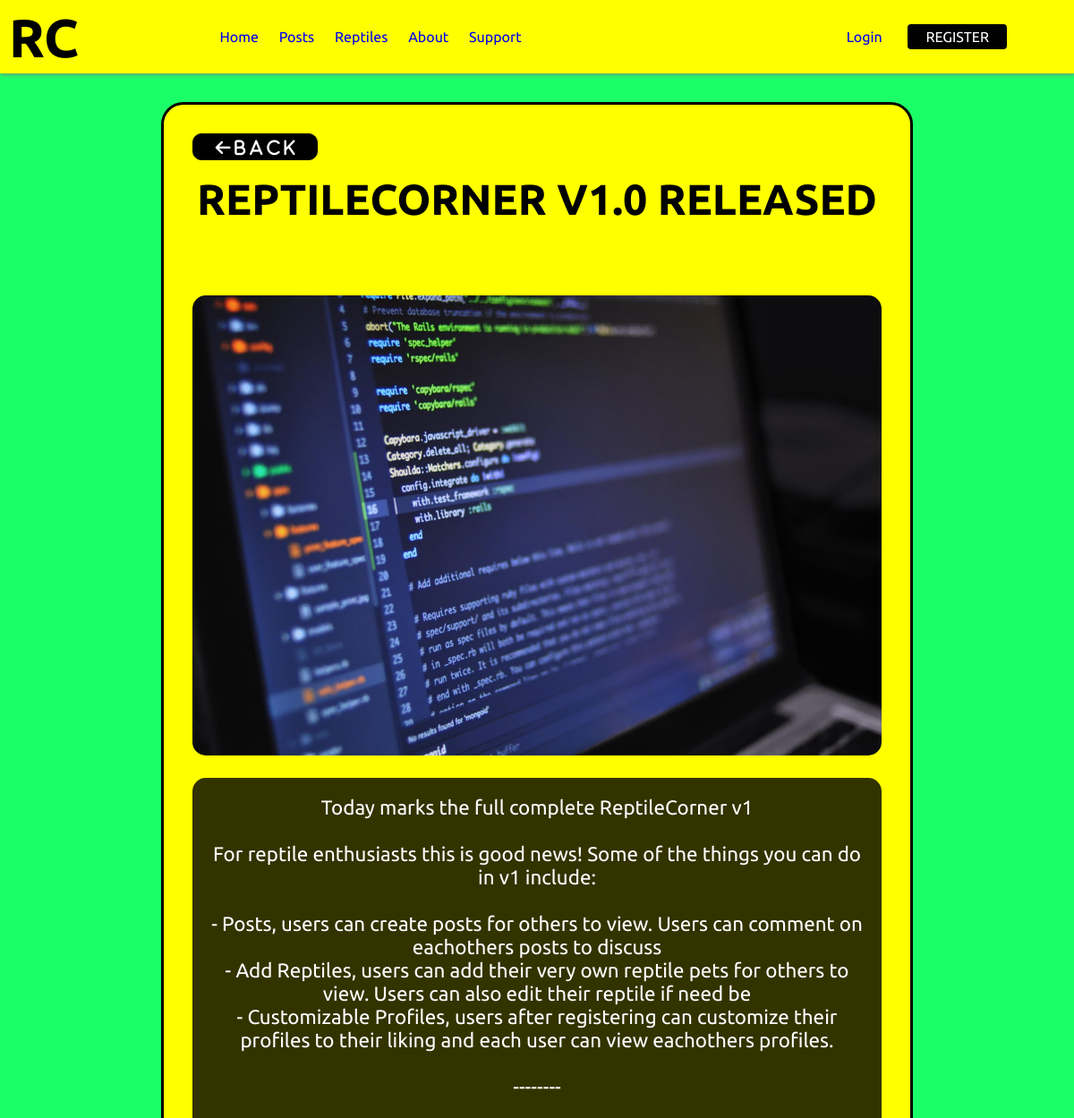
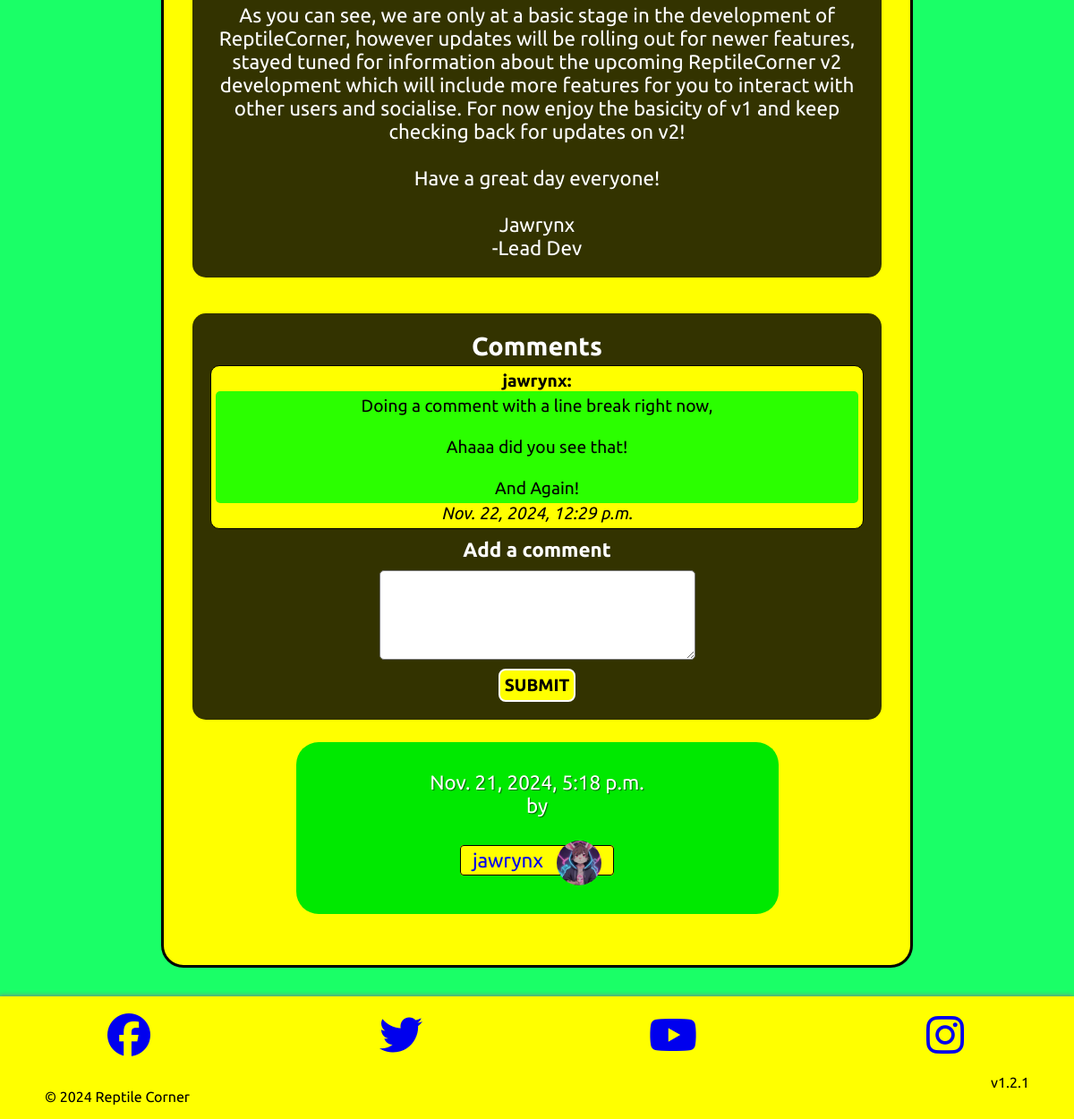
Screenshot of /posts/reptile-corner-v1 with the database file from the repository (2 pictures, top to bottom).
### posts/models.py (models this page shows, shortened)
class Post(models.Model):
    title = models.CharField(max_length=75)
    body = models.TextField()
    slug = models.SlugField(max_length=75)
    date = models.DateTimeField(auto_now_add=True)
    image = models.ImageField(blank=True)
    author = models.ForeignKey(User, on_delete=models.CASCADE, default=None)

### comments/models.py (models this page shows, shortened)
class Comment(models.Model):
    post = models.ForeignKey(Post, on_delete=models.CASCADE, related_name='comments')
    author = models.ForeignKey(settings.AUTH_USER_MODEL, on_delete=models.CASCADE)
    body = models.TextField()
    created = models.DateTimeField(auto_now_add=True)
    class Meta:
        ordering = ('created',)

### profiles/models.py (models this page shows, shortened)
class Profile(models.Model):
    user = models.OneToOneField(User, on_delete=models.CASCADE, related_name='profile')
    bio = models.TextField(blank=True)
    location = models.CharField(max_length=30, blank=True)
    favorite_reptile = models.CharField(max_length=50, blank=True)
    profile_picture = models.ImageField(upload_to='profile_pics/', blank=True)

### posts/views.py (the view)
# urls.py: path('<slug:slug>', views.post_page, name="page"),
def post_page(request, slug):
    post = get_object_or_404(Post, slug=slug)
    comments = post.comments.all()
    new_comment = None
    if request.method == 'POST':
        comment_form = CommentForm(data=request.POST)  # Make sure to pass data=request.POST
        if comment_form.is_valid():
            new_comment = comment_form.save(commit=False)
            new_comment.post = post
            new_comment.author = request.user
            new_comment.save()
            return redirect('posts:page', slug=post.slug)
    else:
        comment_form = CommentForm()
    return render(request, 'posts/post_page.html', {'post': post, 'comments': comments, 'new_comment': new_comment, 'comment_form': comment_form})

### comments/forms.py
class CommentForm(forms.ModelForm):
    class Meta:
        model = Comment
        fields = ('body',)
        widgets = {
            'body': forms.Textarea(attrs={'class': 'form-control', 'rows': 4}),  # Ensure it's a Textarea
        }

### posts/templates/posts/post_page.html (shortened to what this page needs)
{% extends 'layout.html' %}
{% block content %}
    <section class="post-page">
        <div class="post-card">
            <div class="grid">
                <div class="col-1">
                    <div class="post-header">
                        <i class="fa-solid fa-arrow-left" onclick="history.back()"> B A C K</i>
                    </div>
                </div>
                <div class="col-2">
                </div>
                <div class="col-2">
                </div>
                <div class="col-2">
                </div>
                <div class="col-2">
                </div>
                <div class="col-1">
                </div>
                <div class="col-12">
                    <div class="post-header">
                        <h1>{{ post.title }}</h1>
                    </div>
                </div>
            </div>
            {% if post.image %}
                <img class="image" src="{{ post.image.url }}" alt="{{ post.title }}">
            {% endif %}
            <div class="col-12" id="post-text">
                <p class="body-field">{{ post.body|linebreaksbr }}</p>
            </div>
            <div class="col-12" id="post-comments">
                <h2>Comments</h2>
                {% for comment in comments %}
                    <div class="comment">
                        <p class="comment-author">{{ comment.author }}:</p>
                        <p class="comment-body">{{ comment.body|linebreaksbr }}</p>
                        <p class="comment-date">{{ comment.created }}</p>
                    </div>
                {% endfor %}
                {% if new_comment %}
                    <p>Your comment has been added.</p>
                {% else %}
                    <h3>Add a comment</h3>
                    <form method="post">
                        <div id="comment-form-wrapper">
                            <textarea name="body" cols="40" rows="10"></textarea>
                        </div>
                        <button type="submit" class="btn btn-primary">Submit</button>
                    </form>
                {% endif %}
            </div>
            <div class="col-12" id="post-info">
                <p class="date-stamp">{{ post.date }}<br> by <br><br>
                    <span class="post-profile">
                        <a href="../profile/{{ post.author }}">{{ post.author }}</a>
                        {% if post.author.profile.profile_picture %}
                            <img src="{{ post.author.profile.profile_picture.url }}" alt="{{ post.author.username }}'s profile picture">
                        {% else %}
                            {% comment %} <img src="{% static 'images/default_profile_pic.jpg' %}" alt="Default profile picture">  {% endcomment %}
                        {% endif %}
                    </span>
                </p>
            </div>
        </div>
    </section>
{% endblock %}

### static/css/style.css (style rules this page uses)
* { box-sizing: border-box; padding: 0; margin: 0; }
body { font-family: 'Ubuntu'; color: black; background-color: yellow; overflow-x: hidden; }
a { text-decoration: none; }
.image { width: 100%; border-radius: 15px; margin-bottom: 20px; }
.date-stamp { margin: 25px 0; }
.post-page { color: white; display: flex; background-color: rgba(0, 255, 115, 0.897); justify-content: center; }
.post-card { margin: 2rem; width: 90%; border: 3px solid black; background-color: yellow; padding: 2rem; border-radius: 25px; font-size: 1.2rem; }
.post-header h1 { color: black; }
.body-field { background-color: rgba(0, 0, 0, 0.8); border-radius: 15px; padding: 20px; color: white; }
#post-info { display: flex; flex-direction: column; align-items: center; text-align: center; }
#post-info p { background-color: #00e900; border-radius: 25px; padding: 2rem; width: 70%; text-shadow: 1px 1px 1px darkgreen; font-size: 0.8rem; }
.post-profile { margin: 1rem; background-color: yellow; border: 1px solid black; padding: 0.2rem 0.8rem; border-radius: 4px; }
.post-profile { color: black; text-decoration: none; text-shadow: none; }
.post-profile img { width: 30px; height: 30px; border-radius: 50%; object-fit: cover; vertical-align: middle; margin-left: 10px; }
#post-comments { text-align: center; background-color: rgba(0, 0, 0, 0.8); border-radius: 15px; padding: 20px; margin-top: 40px; }
#post-comments h3, #post-comments form { margin-top: 10px; }
#post-comments form button { padding: 5px; margin-top: 10px; background-color: yellow; text-transform: uppercase; font-family: 'Ubuntu', sans-serif; font-weight: bold; font-size: 1.2rem; border-radius: 8px; border: 2px solid white; }
#post-comments textarea[name="body"] { display: block !important; }
#comment-form-wrapper textarea { display: block !important; width: 100%; height: 100px; }
.comment { background-color: yellow; border: 1px solid black; color: black; border-radius: 10px; margin-top: 5px; padding: 5px; width: 100%; }
.comment-author { font-weight: bolder; }
.comment-body { background-color: rgb(43, 255, 0); border-radius: 5px; padding: 5px; }
.comment-date { font-style: italic; }
.post-header i { left: 0; background-color: black; border-radius: 10px; border: 1px solid black; padding-top: 6px; padding-left: 10px; padding-right: 10px; width: 140px; height: 30px; cursor: pointer; color: white; }
.post-page h1 { margin-bottom: 20px; text-transform: uppercase; text-align: center; font-size: 1.2rem; }
textarea { border-radius: 5px; padding: 0.5rem; }
@media screen and (min-width: 500px) { .post-header h1 { font-size: 2rem; } }
@media screen and (min-width: 500px) { #post-info p { font-size: 1.2rem; } }
@media screen and (min-width: 500px) { #post-info .post-profile img { width: 40px; height: 40px; } }
@media screen and (min-width: 768px) { .post-header h1 { font-size: 2.5rem; } }
@media screen and (min-width: 768px) { .body-field, #post-info p { font-size: 1.4rem; } }
@media screen and (min-width: 768px) { #post-info .post-profile img { width: 50px; height: 50px; } }
@media screen and (min-width: 992px) { .post-page { text-align: center; } }
@media screen and (min-width: 992px) { .post-card { max-width: 70%; } }
@media screen and (min-width: 992px) { .post-header h1 { font-size: 3rem; margin-bottom: 80px; } }
@media screen and (min-width: 992px) { #post-comments { display: flex; flex-direction: column; align-items: center; } }

### static/css/grid_classes.css (style rules this page uses)
.grid { display: grid; grid-template-columns: repeat(12, 1fr); gap: 1rem; }
.col-1 { grid-column: span 1; }
.col-2 { grid-column: span 2; }
.col-12 { grid-column: span 12; }

### rows the page displays
Post: title "REPTILECORNER V1.0 RELEASED", image (picture), body "Today marks the full complete ReptileCorner v1 For reptile enthusiasts this is good news! Some of the things you can do in v1 include: - Posts, users can create posts for others to view. Users can comment on eachothers posts to discuss - Add Reptiles, users can add their very own reptile pets for others to view. Users can also edit their reptile if need be - Customizable Profiles, users after registering can customize their profiles to their liking and each user can view eachothers profiles. -------- As you can see, we are only at a basic stage in the development of ReptileCorner, however updates will be rolling out for newer features, stayed tuned for information about the upcoming…", date "Nov. 21, 2024, 5:18 p.m.", author "jawrynx", author.profile.profile_picture (picture)
Comment: author "jawrynx", body "Doing a comment with a line break right now, Ahaaa did you see that! And Again!", created "Nov. 22, 2024, 12:29 p.m."
